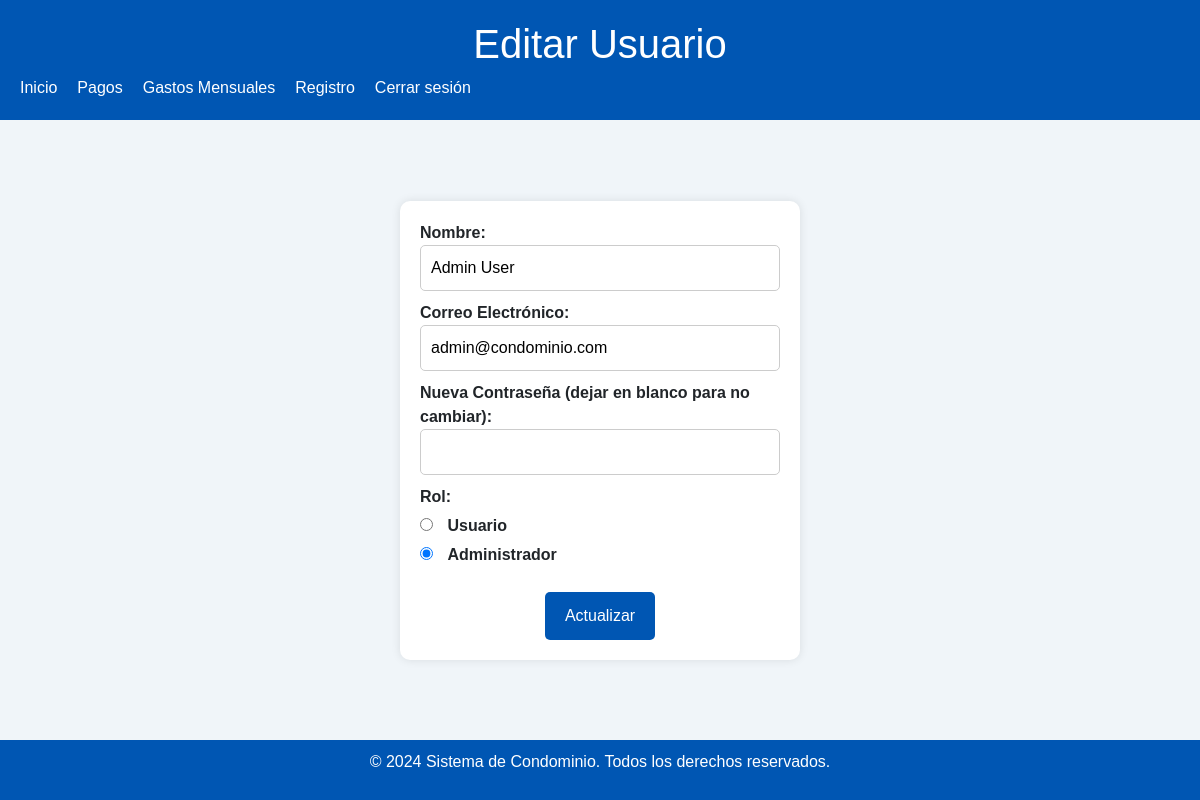
Screenshot of /editar_usuario.php?id=1 (signed in) with the database file from the repository.
### tables this page shows
CREATE TABLE `usuarios` (
  `id` int(11) NOT NULL,
  `nombre` varchar(50) NOT NULL,
  `email` varchar(50) NOT NULL,
  `contrasena` varchar(255) NOT NULL,
  `rol` varchar(20) NOT NULL,
  `residente_id` int(11) DEFAULT NULL
);

### editar_usuario.php (the view, shortened to what this page needs)
<?php
require 'conection.php';
$user_id = isset($_GET['id']) ? $_GET['id'] : '';
if ($_SERVER["REQUEST_METHOD"] == "POST") {
    $nombre = $_POST['nombre'];
    $email = $_POST['email'];
    $contrasena = !empty($_POST['contrasena']) ? $_POST['contrasena'] : null;
    $rol = $_POST['rol'];
    $sql = "UPDATE usuarios SET nombre='$nombre', email='$email', rol='$rol'";
    if ($contrasena) {
        $hashed_password = password_hash($contrasena, PASSWORD_DEFAULT);
        $sql .= ", contrasena='$hashed_password'";
    }
    $sql .= " WHERE id='$user_id'";
    if ($conn->query($sql) === TRUE) {
        header('Location: index.php');
        exit;
    } else {
        echo "Error: " . $sql . "<br>" . $conn->error;
    }
    $conn->close();
} else {
    $sql = "SELECT * FROM usuarios WHERE id='$user_id'";
    $result = $conn->query($sql);
    if ($result->num_rows > 0) {
        $user = $result->fetch_assoc();
    } else {
        echo "No se encontró el usuario.";
        exit;
    }
}
?>
<!DOCTYPE html>
<html>
<head>
    <link rel="stylesheet" href="https://cdn.jsdelivr.net/npm/bootstrap@5.3.3/dist/css/bootstrap.min.css">
</head>
<body>
<header>
    <h1>Editar Usuario</h1>
    <nav>
        <ul>
            <li><a href="index.php">Inicio</a></li>
            <li><a href="ver_pagos.php">Pagos</a></li>
            <li><a href="ver_gastos.php">Gastos Mensuales</a></li>
            <li><a href="registro.php">Registro</a></li>
            <li><a href="?logout=true">Cerrar sesión</a></li>
        </ul>
    </nav>
</header>
<main>
    <form method="post" action="<?php echo htmlspecialchars($_SERVER["PHP_SELF"]) . '?id=' . $user_id; ?>">
        <div>
            <label for="nombre">Nombre:</label>
            <input type="text" id="nombre" name="nombre" value="<?php echo htmlspecialchars($user['nombre']); ?>" required>
        </div>
        <div>
            <label for="email">Correo Electrónico:</label>
            <input type="email" id="email" name="email" value="<?php echo htmlspecialchars($user['email']); ?>" required>
        </div>
        <div>
            <label for="contrasena">Nueva Contraseña (dejar en blanco para no cambiar):</label>
            <input type="password" id="contrasena" name="contrasena">
        </div>
        <div class="radio-group">
            <label>Rol:</label>
            <div>
                <input type="radio" id="user" name="rol" value="user" <?php echo ($user['rol'] == 'user') ? 'checked' : ''; ?>>
                <label for="user">Usuario</label>
            </div>
            <div>
                <input type="radio" id="admin" name="rol" value="admin" <?php echo ($user['rol'] == 'admin') ? 'checked' : ''; ?>>
                <label for="admin">Administrador</label>
            </div>
        </div>
        <div style="display: flex; justify-content: center;">
            <button type="submit">Actualizar</button>
        </div>
    </form>
</main>
<footer>
    <p>&copy; 2024 Sistema de Condominio. Todos los derechos reservados.</p>
</footer>
</body>
</html>

### editar_usuario.php (style rules this page uses)
body { font-family: Arial, sans-serif; margin: 0; padding: 0; display: flex; flex-direction: column; min-height: 100vh; background-color: #f0f5f9; }
header { background-color: #0056b3; color: #fff; padding: 20px; text-align: center; }
nav ul { list-style-type: none; margin: 0; padding: 0; display: flex; }
nav li { margin-right: 20px; }
nav a { color: #fff; text-decoration: none; transition: color 0.3s ease; }
main { flex-grow: 1; padding: 20px; display: flex; justify-content: center; align-items: center; }
form { max-width: 400px; padding: 20px; background-color: #fff; border-radius: 10px; box-shadow: 0 0 10px rgba(0, 0, 0, 0.1); }
label { font-weight: bold; }
input[type="text"], input[type="email"], input[type="password"] { width: 100%; padding: 10px; margin-bottom: 10px; border: 1px solid #ccc; border-radius: 5px; box-sizing: border-box; }
button[type="submit"] { background-color: #0056b3; color: #fff; border: none; padding: 12px 20px; text-align: center; text-decoration: none; display: inline-block; font-size: 16px; margin-top: 10px; border-radius: 5px; cursor: pointer; transition: background-color 0.3s ease; }
footer { background-color: #0056b3; color: #fff; text-align: center; padding: 10px; margin-top: auto; }
.radio-group { display: flex; flex-direction: column; margin-bottom: 10px; }
.radio-group label { margin-bottom: 5px; }
.radio-group input { margin-right: 10px; }

### rows the page displays
usuarios: nombre "Admin User", email "admin@condominio.com", rol "☐ Usuario", rol "☑ Administrador"
